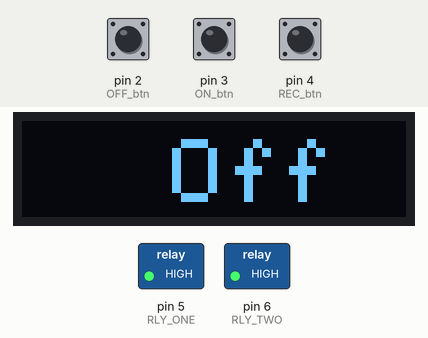
This sketch was run on a simulated Arduino Uno, built with avr-gcc and run on an emulated ATmega328P. On the bench: 128×32 one-colour display, switched loads named in the sketch (green lamp = pin HIGH). Inputs (shaded band) come from the test bench; at power-on: pin 4 (REC_btn) HIGH, pin 3 (ON_btn) HIGH, pin 2 (OFF_btn) HIGH.

Above: at 3.2 s.
3.3 s: pin 4 (REC_btn) pulled LOW for 0.15 s
At 4.1 s:
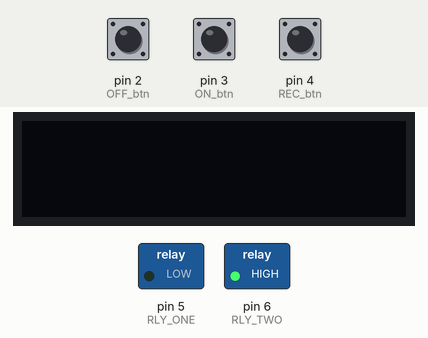
6.4 s: pin 3 (ON_btn) pulled LOW for 0.15 s
At 7.6 s:
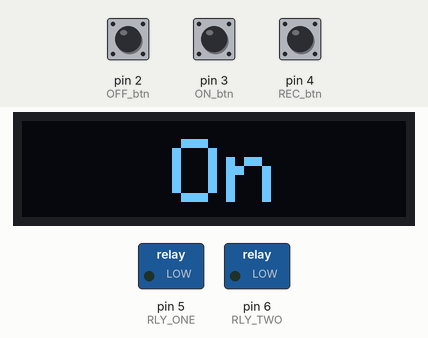
8.0 s: pin 2 (OFF_btn) pulled LOW for 0.15 s
At 9.0 s:
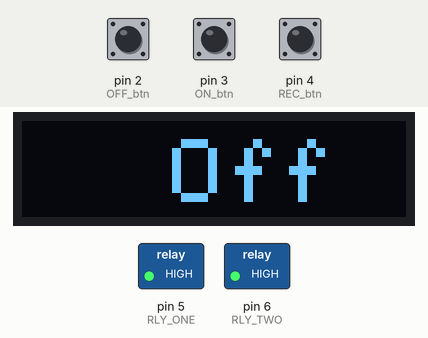
9.6 s: pin 3 (ON_btn) pulled LOW for 1 s
At 10.2 s:
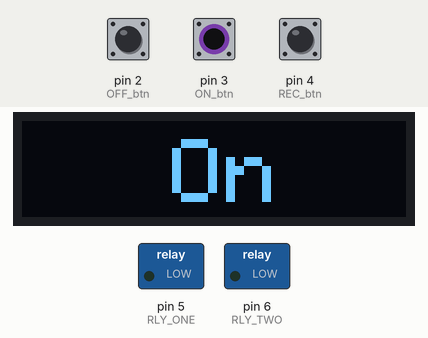
12.1 s: pin 2 (OFF_btn) pulled LOW for 1 s
At 13.3 s:
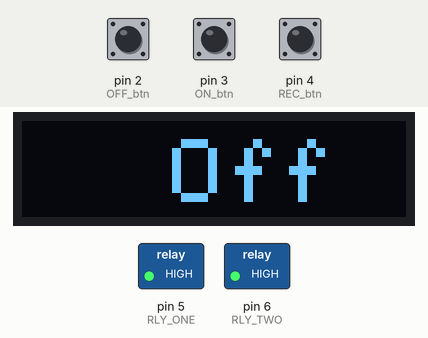
Timing chart, 0 to 15.1 s (numbered marks = the images above; inputs shaded):
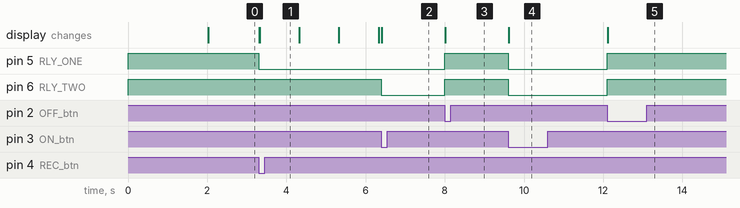

Measured:
- after the input at 3.3 s, pin 5 (RLY_ONE): HIGH → LOW at once; the display: first changes at once (image 1 shows a later state)
- after the input at 6.4 s, pin 6 (RLY_TWO): HIGH → LOW at once; the display: changes at once (image 2)
- after the input at 8.0 s, pin 5 (RLY_ONE), pin 6 (RLY_TWO): LOW → HIGH at once; the display: changes at once (image 3)
- after the input at 9.6 s, pin 5 (RLY_ONE), pin 6 (RLY_TWO): HIGH → LOW at once; the display: changes at once (image 4)
- after the input at 12.1 s, pin 5 (RLY_ONE), pin 6 (RLY_TWO): LOW → HIGH at once; the display: changes at once (image 5)

The sketch:

Recording_Smart_Switch.ino
```cpp
///////////////////////////////////// RECORDING STUIDIO SMART SWITCH ////////////////////////////////////////////////
// Hey! My name is Richard and this is the program for my studio smart switch. This switch will control two outlets
// independently using 3 possible states: On, Off, and Recording. In the Off state, both outlets will be off. In the
// On state, both outlets will be on. In the Recording state, one outlet will be on and one will be off. There will
// be a screen connected which will display the current state and 3 hardware buttons will be used to activate their
// respective states.

// Feel free to check out the hardware here: https://drive.google.com/drive/folders/1OrVUQHJO3h5ACMl2yvR-MDkTQtR7tal_?usp=sharing


///////////////////////////////////// LIBRARY DECLARATIONS /////////////////////////////////////////////////////////

// These are the libraries I need for the OLED screen and a timer library to make it blink.

#include <SPI.h>
#include <Wire.h>
#include <Adafruit_GFX.h>
#include <Adafruit_SSD1306.h>
#include <arduino-timer.h>

///////////////////////////////////// VARIABLE DECLARATIONS /////////////////////////////////////////////////////////

// First I define the i/o pin numbers for the buttons and the Relays

#define OFF_btn 2
#define ON_btn 3
#define REC_btn 4

#define RLY_ONE 5
#define RLY_TWO 6

// Then I define the screen size

#define SCREEN_WIDTH 128 // OLED display width, in pixels
#define SCREEN_HEIGHT 32 // OLED display height, in pixels

// Then I define the pins for my SSD1306 display connected using software SPI
#define OLED_MOSI   9
#define OLED_CLK   10
#define OLED_DC    11
#define OLED_CS    12
#define OLED_RESET 13

// Then I instantiate a display
Adafruit_SSD1306 display(SCREEN_WIDTH, SCREEN_HEIGHT,
                         OLED_MOSI, OLED_CLK, OLED_DC, OLED_RESET, OLED_CS);

// Then I define the initial button states as HIGH since I'm using the
// internal pullup resistors

int OFF_btn_state = HIGH;
int ON_btn_state = HIGH;
int REC_btn_state = HIGH;

// Now I'll initialize a global state variable and set it to OFF.
// Since I'll have 3 global states, I'm using 1, 2, and 3 for simplicity.
// 1 = OFF, 2 = ON, 3 = REC

int GLOBAL_state = 1;

// Then I'll instantiate a timer for blinking the Rec state
auto timer = timer_create_default();


///////////////////////////////////// CUSTOM FUNCTION DECLARATIONS ///////////////////////////////////////////////////

// I'll define the set_global_state function
int Set_global_state (int x) {
  GLOBAL_state = x;
}

// and I'll define the Arduino reset function (just in case)
void(* resetFunc) (void) = 0;

// then I define the function to prepare screen for printing
void setupScreenToPrint(void) {
  display.clearDisplay();
  display.setTextSize(3);             // Normal 1:1 pixel scale
  display.setTextColor(SSD1306_WHITE);        // Draw white text
  display.setCursor(50, 6);            // Start at top-left corner
}

// and define functions for printing 3 states & clearing screen

// This will print 'On' to the display
void printON(void) {
  display.println(F("On"));
  display.display();
}

// This will print 'Off' to the display
void printOFF(void) {
  display.println(F("Off"));
  display.display();
}

// This will print 'Rec' to the display
void printREC(void) {
  display.println(F("Rec"));
  display.display();
}

// This will clear the display
void printNothing(void) {
  display.println(F(""));
  display.display();
}

// Here I'm creating the logic for blinking the 'Rec' status on the OLED.
// First I create a 'Recording state' which represents whether or not 'Rec'
// is currently on the screen.

// 1 = Screen is displaying 'Rec'
// 0 = Screen is blank.

int REC_state = 1;

// Then I define a function that checks the state, changes it, and toggles
// between displaying 'Rec' and printing nothing on the screen.

bool toggle_rec(void *) {
  setupScreenToPrint();
  if(REC_state == 0){
    REC_state = 1;
    printREC();
  } else {
    REC_state = 0;
    printNothing();
  }
  return true; // keep timer active? true
}


///////////////////////////////////// SETUP FUNCTION ////////////////////////////////////////////////////////////////

// Now I'll define the setup function
void setup() {

  // Then Set the pinMode for inputs
  pinMode(OFF_btn, INPUT_PULLUP);
  pinMode(ON_btn, INPUT_PULLUP);
  pinMode(REC_btn, INPUT_PULLUP);

  // Then Set the pinMode for outputs
  pinMode(RLY_ONE, OUTPUT);
  pinMode(RLY_TWO, OUTPUT);

  // Make sure relays are off
  digitalWrite(RLY_ONE, HIGH);
  digitalWrite(RLY_TWO, HIGH);

  // Then I rotate screen 180 degrees & clear display
  display.setRotation(2);

  // Show initial display buffer contents on the screen --
  // the library initializes this with an Adafruit splash screen.
  display.display();
  delay(2000); // Pause for 2 seconds

  // Clear the buffer
  display.clearDisplay();

  // Then I output "OFF" to the LCD Screen
  setupScreenToPrint();
  printOFF();
}

///////////////////////////////////// LOOP FUNCTION /////////////////////////////////////////////////////////////////

// Now I'll implement the logic for what I want the program to do. Basically the program works like this:
// I check the current state and store it in the previous_state variable. Then I check the state of all the buttons
// and store them in variables. Then, depending on which buttons were pressed, I change the global state. Then, I
// check if the global state is different from the previous_state (indicating a change), and if it is, I implement
// the new state by signalling the relays and displaying the new state.

// I made the program work this way so that this loop can run indefinitely without doing anything so long as the state isn't changed,
// meaning if the state is 'Off' and you press the 'Off' button, nothing will happen & if no buttons are pressed, nothing will happen.

void loop() {
  // So here's what all that looks like.

  // This keeps my timer running
  timer.tick();

  // This is where I record the current state.
  int previous_state = GLOBAL_state;

  // Then I read the state of each button & store the result in a variable
  OFF_btn_state = digitalRead(OFF_btn);
  ON_btn_state = digitalRead(ON_btn);
  REC_btn_state = digitalRead(REC_btn);

  // Then I'll compare the following:
  // Is a button being pressed?
  // Is that button the only one being pressed?
  // Is the desired state already active?

  // Off button pressed
  if (
    OFF_btn_state == LOW &&
    ON_btn_state == HIGH &&
    REC_btn_state == HIGH  &&
    GLOBAL_state != 1
  ) {
    Set_global_state (1);
  }

  // On button pressed
  else if (
    OFF_btn_state == HIGH &&
    ON_btn_state == LOW &&
    REC_btn_state == HIGH  &&
    GLOBAL_state != 2
  ) {
    Set_global_state (2);
  }

  // Record button pressed
  else if (
    OFF_btn_state == HIGH &&
    ON_btn_state == HIGH &&
    REC_btn_state == LOW  &&
    GLOBAL_state != 3
  ) {
    Set_global_state (3);
  }

  // All three buttons pressed, reset device.
  else if (
    OFF_btn_state == LOW &&
    ON_btn_state == LOW &&
    REC_btn_state == LOW
  ) {
    resetFunc();
  }

  // Then I check if the state has changed

  if ( previous_state != GLOBAL_state) {

  // If it has, I check if the previous_state was 3 (Rec) and cancel the timer if so.

    if (previous_state == 3) {
      timer.cancel();
    }

  // Then I set the relays based on the new state.

    if (GLOBAL_state == 1) {

      digitalWrite(RLY_ONE, HIGH);
      digitalWrite(RLY_TWO, HIGH);
      setupScreenToPrint();
      printOFF();

    } else if (GLOBAL_state == 2) {

      digitalWrite(RLY_ONE, LOW);
      digitalWrite(RLY_TWO, LOW);
      setupScreenToPrint();
      printON();

    } else if (GLOBAL_state == 3) {
      digitalWrite(RLY_ONE, LOW);
      digitalWrite(RLY_TWO, HIGH);
      setupScreenToPrint();
      printREC();

      // and here's where I make 'Recording' Blink every second when active.
      timer.every(1000, toggle_rec);
    }
  }
  // End Loop
}
```
